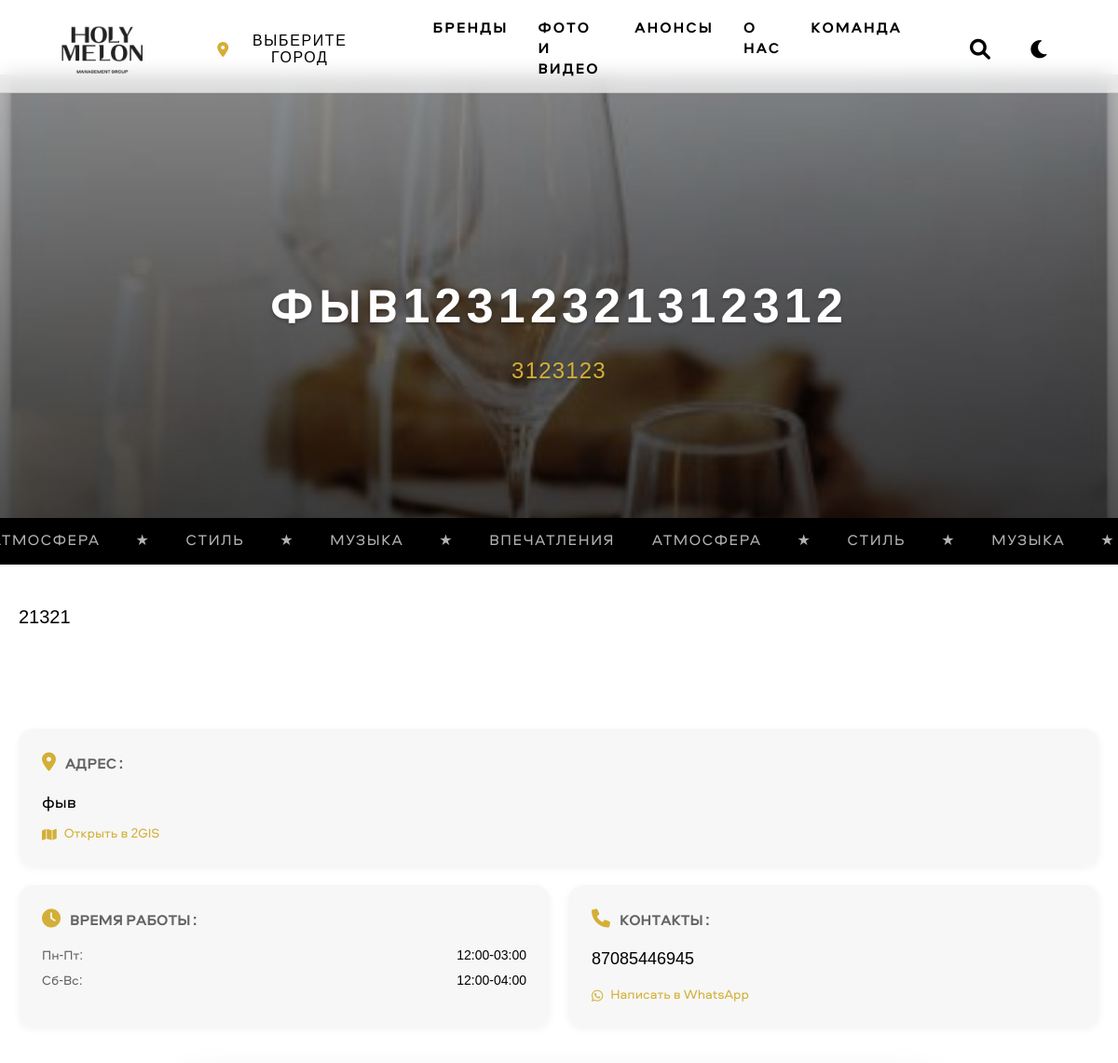
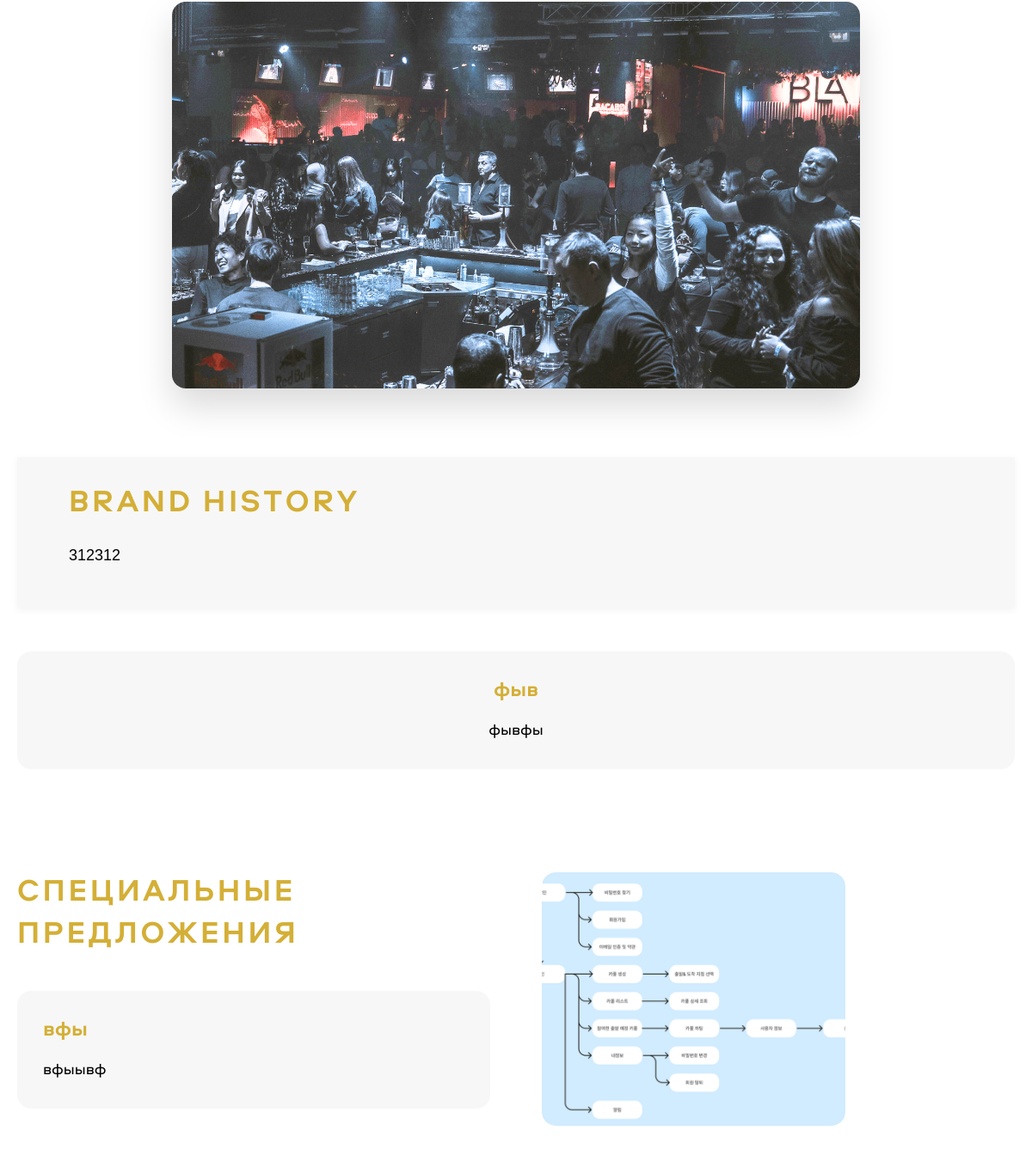
The page /brands/fyv12312321312312/ on the database its author committed (2 pictures, top to bottom).
### main/models.py (models this page shows, shortened)
class Brand(models.Model):
    name = models.CharField('Название', max_length=100)
    slug = models.SlugField('URL', unique=True, blank=True)
    subtitle = models.CharField('Подзаголовок', max_length=200, blank=True)
    description = models.TextField('Описание', blank=True)
    brand_history = models.TextField('История бренда', blank=True)
    rating = models.IntegerField('Рейтинг', default=5, choices=[(i, str(i)) for i in range(1, 6)])
    ticker_text = models.TextField(
        verbose_name='Текст бегущей строки',
        blank=True,
        help_text='Каждое слово или фраза с новой строки'
    )
    location = models.ForeignKey(City, on_delete=models.PROTECT, verbose_name='Город')
    address = models.CharField('Адрес', max_length=255, blank=True)
    phone = models.CharField('Телефон', max_length=20, blank=True)
    whatsapp = models.CharField('WhatsApp', max_length=20, blank=True)
    two_gis = models.URLField('2GIS', blank=True)
    work_hours_weekdays = models.CharField('Время работы (Пн-Пт)', max_length=50, blank=True)
    work_hours_weekends = models.CharField('Время работы (Сб-Вс)', max_length=50, blank=True)
    hero_image = models.ImageField('Hero изображение (верхний баннер)', upload_to='brands/hero/', blank=True)
    main_image = models.ImageField('Главное изображение (карточка)', upload_to='brands/main/', blank=True)
    class Meta:
        verbose_name = 'Бренд'
        verbose_name_plural = 'Бренды'

class TopGalleryImage(models.Model):
    brand = models.ForeignKey(Brand, on_delete=models.CASCADE, related_name='top_gallery')
    image = models.ImageField('Изображение', upload_to='brands/top_gallery/')
    class Meta:
        verbose_name = 'Изображение верхней галереи'
        verbose_name_plural = 'Верхняя галерея'

class Feature(models.Model):
    brand = models.ForeignKey(Brand, on_delete=models.CASCADE, related_name='features')
    title = models.CharField('Заголовок', max_length=200)
    description = models.TextField('Описание')
    class Meta:
        verbose_name = 'Особенность'
        verbose_name_plural = 'Особенности'

class SpecialOffer(models.Model):
    brand = models.ForeignKey(Brand, on_delete=models.CASCADE, related_name='special_offers')
    title = models.CharField('Заголовок', max_length=200)
    description = models.TextField('Описание')
    class Meta:
        verbose_name = 'Акция'
        verbose_name_plural = 'Акции'

class BottomGalleryImage(models.Model):
    brand = models.ForeignKey(Brand, on_delete=models.CASCADE, related_name='bottom_gallery')
    image = models.ImageField('Изображение', upload_to='brands/bottom_gallery/')
    class Meta:
        verbose_name = 'Изображение нижней галереи'
        verbose_name_plural = 'Нижняя галерея'

### main/views.py (the view)
# urls.py: path('brands/<slug:slug>/', views.brand_detail, name='brand_detail'),
def brand_detail(request, slug):
    brand = get_object_or_404(Brand, slug=slug)
    current_city_id = request.session.get('current_city_id')
    current_city = City.objects.get(id=current_city_id).name if current_city_id else None
    context = {
        'brand': brand,
        'cities': City.objects.filter(is_active=True).order_by('order', 'name'),
        'current_city': current_city,
        'top_gallery': brand.top_gallery.all(),
        'bottom_gallery': brand.bottom_gallery.all()
    }
    return render(request, 'main/brand_detail.html', context)

### main/context_processors.py (called while the page is built)
def cities(request):
    current_city_id = request.session.get('current_city_id')
    try:
        current_city = City.objects.get(id=current_city_id).name if current_city_id else None
    except City.DoesNotExist:
        current_city = None
    return {
        'cities': City.objects.filter(is_active=True).order_by('order', 'name'),
        'current_city': current_city
    }

### main/templates/main/brand_detail.html (shortened to what this page needs)
{% extends 'main/base.html' %}
{% load static %}
{% block extra_css %}
<link rel="stylesheet" href="{% static 'css/brand-detail.css' %}">
{% endblock %}
{% block content %}
<div class="brand-detail">
    <section class="brand-hero">
        {% if brand.hero_image %}
        <div class="brand-hero__image-container">
            <img src="{{ brand.hero_image.url }}"
                 alt="{{ brand.name }}"
                 class="brand-hero__image">
            <div class="brand-hero__overlay"></div>
            <div class="brand-hero__content">
                <h1 class="brand-hero__title">{{ brand.name }}</h1>
                {% if brand.subtitle %}
                <p class="brand-hero__subtitle">{{ brand.subtitle }}</p>
                {% endif %}
            </div>
        </div>
        {% endif %}
    </section>
    <div class="ticker">
        <div class="ticker__content">
            <span>АТМОСФЕРА</span>
            <span class="ticker__divider">★</span>
            <span>СТИЛЬ</span>
            <span class="ticker__divider">★</span>
            <span>МУЗЫКА</span>
            <span class="ticker__divider">★</span>
            <span>ВПЕЧАТЛЕНИЯ</span>
            <span>АТМОСФЕРА</span>
            <span class="ticker__divider">★</span>
            <span>СТИЛЬ</span>
            <span class="ticker__divider">★</span>
            <span>МУЗЫКА</span>
            <span class="ticker__divider">★</span>
        </div>
    </div>
    <div class="brand-section">
        <div class="top-section">
            <div class="info-column">
                <div class="brand-description">
                    {{ brand.description|linebreaks }}
                </div>
                <div class="contact-info">
                    {% if brand.address %}
                    <div class="contact-item full-width">
                        <div class="contact-content">
                            <div class="contact-header">
                                <div class="contact-icon">
                                    <i class="fas fa-map-marker-alt"></i>
                                </div>
                                <h3>АДРЕС</h3>
                            </div>
                            <div class="address-line">
                                <p>{{ brand.address }}</p>
                                {% if brand.two_gis %}
                                <a href="{{ brand.two_gis }}" target="_blank" rel="noopener">
                                    <i class="fas fa-map"></i>
                                    Открыть в 2GIS
                                </a>
                                {% endif %}
                            </div>
                        </div>
                    </div>
                    {% endif %}
                    <div class="contact-row">
                        {% if brand.work_hours_weekdays or brand.work_hours_weekends %}
                        <div class="contact-item">
                            <div class="contact-content">
                                <div class="contact-header">
                                    <div class="contact-icon">
                                        <i class="fas fa-clock"></i>
                                    </div>
                                    <h3>ВРЕМЯ РАБОТЫ</h3>
                                </div>
                                <div class="work-hours">
                                    {% if brand.work_hours_weekdays %}
                                    <div class="work-day">
                                        <span>Пн-Пт:</span>
                                        <span>{{ brand.work_hours_weekdays }}</span>
                                    </div>
                                    {% endif %}
                                    {% if brand.work_hours_weekends %}
                                    <div class="work-day">
                                        <span>Сб-Вс:</span>
                                        <span>{{ brand.work_hours_weekends }}</span>
                                    </div>
                                    {% endif %}
                                </div>
                            </div>
                        </div>
                        {% endif %}
                        {% if brand.phone or brand.whatsapp %}
                        <div class="contact-item">
                            <div class="contact-content">
                                <div class="contact-header">
                                    <div class="contact-icon">
                                        <i class="fas fa-phone"></i>
                                    </div>
                                    <h3>КОНТАКТЫ</h3>
                                </div>
                                {% if brand.phone %}
                                <p>{{ brand.phone }}</p>
                                {% endif %}
                                {% if brand.whatsapp %}
                                <div class="contact-links">
                                    <a href="https://wa.me/{{ brand.whatsapp }}" target="_blank" rel="noopener">
                                        <i class="fab fa-whatsapp"></i>
                                        Написать в WhatsApp
                                    </a>
                                </div>
                                {% endif %}
                            </div>
                        </div>
                        {% endif %}
                    </div>
                </div>
            </div>
            <div class="gallery-column">
                {% if top_gallery %}
                <div class="main-slider">
                    <div class="main-image">
                        <img src="{{ top_gallery.0.image.url }}" alt="{{ brand.name }}" class="main-slide">
                    </div>
                </div>
                {% endif %}
            </div>
        </div>
        {% if brand.brand_history %}
        <div class="brand-history">
            <div class="brand-history-inner">
                <div class="brand-history-header">
                    <h2>BRAND HISTORY</h2>
                </div>
                <div class="history-content">
                    {{ brand.brand_history|linebreaks }}
                </div>
            </div>
        </div>
        {% endif %}
        {% if brand.features.exists %}
        <div class="brand-features">
            <div class="brand-features-inner">
                <div class="features-list">
                    {% for feature in brand.features.all %}
                    <div class="feature-item">
                        <h3>{{ feature.title }}</h3>
                        <p>{{ feature.description }}</p>
                    </div>
                    {% endfor %}
                </div>
            </div>
        </div>
        {% endif %}
        <div class="bottom-section">
            {% if brand.special_offers.exists %}
            <div class="offers-column">
                <h2>СПЕЦИАЛЬНЫЕ ПРЕДЛОЖЕНИЯ</h2>
                <div class="offers-list">
                    {% for offer in brand.special_offers.all %}
                    <div class="offer-item">
                        <h3>{{ offer.title }}</h3>
                        <p>{{ offer.description }}</p>
                    </div>
                    {% endfor %}
                </div>
            </div>
            {% endif %}
            {% if bottom_gallery %}
            <div class="bottom-gallery">
                {% for image in bottom_gallery %}
                <div class="gallery-item">
                    <img src="{{ image.image.url }}" alt="{{ brand.name }}">
                </div>
                {% endfor %}
            </div>
            {% endif %}
        </div>
    </div>
</div>
{% endblock %}

### main/static/css/style.css (style rules this page uses)
:root { --color-black: #000000; --color-white: #FFFFFF; --color-gold: #D4AF37; --header-dark: rgba(0, 0, 0, 0.7); --header-light: rgba(255, 255, 255, 0.7); --header-height: 100px; --header-height-mobile: 80px; --container-width: 1920px; --container-padding: 60px; --container-padding-mobile: 20px; --light-bg: #FFFFFF; --light-text: #000000; --light-text-secondary: rgba(0, 0, 0, 0.7); --dark-bg: #000000; --dark-text: #FFFFFF; --dark-text-secondary: rgba(255, 255, 255, 0.7); --icon-size: 44px; --icon-size-mobile: 40px; --icon-size-small: 36px; }
* { margin: 0; padding: 0; box-sizing: border-box; }
html { font-size: 62.5%; }
body { font-family: 'Aeroport', sans-serif; font-size: 1.6rem; background: var(--color-black); color: var(--color-white); min-height: 100vh; }
.ticker { flex: 1; height: 40px; position: relative; overflow: hidden; }
.ticker__content { display: flex; align-items: center; white-space: nowrap; padding-right: 50px; }
.ticker__content span { display: inline-block; padding: 0 30px; font-size: 1.4rem; font-weight: 500; letter-spacing: 0.1em; color: rgba(255, 255, 255, 0.8); }
.ticker__divider { color: var(--color-gold); margin: 0 8px; font-size: 1.2rem; display: inline-flex; align-items: center; }
@media (max-width: 1920px) { :root { --container-padding: 40px; } }
@media (max-width: 1400px) { :root { --container-padding: 40px; } }
@media (max-width: 1400px) { .brand-hero__title { font-size: 3.6rem; } }
@media (max-width: 1400px) { .brand-hero__subtitle { font-size: 2rem; } }
@media (max-width: 1200px) { :root { --container-padding: 30px; } }
@media (max-width: 1200px) { .features-list { grid-template-columns: repeat(2, 1fr); gap: 25px; } }
body.light { background: var(--light-bg); color: var(--light-text); }
body.light .ticker__content span { color: rgba(255, 255, 255, 0.7) !important; }
body.light .ticker__divider { color: var(--color-gold) !important; }
.brand-detail { padding: 6rem 0; background: var(--color-black); margin-top: var(--header-height); }
body.light .brand-detail { background: var(--light-bg); }
.brand-section { max-width: var(--container-width); width: 100%; margin: 0 auto; padding: 0 var(--container-padding); }
.brand-description { font-size: 18px; line-height: 1.6; margin-bottom: 40px; }
body.light .brand-description { color: var(--light-text); }
.brand-history { max-width: 800px; margin: 80px auto; text-align: center; }
.brand-history p { font-size: 18px; line-height: 1.8; margin-bottom: 20px; }
.feature-item { text-align: center; padding: 30px; background: rgba(255, 255, 255, 0.05); border-radius: 16px; }
body.light .feature-item { background: rgba(0, 0, 0, 0.03); }
.feature-item h3 { font-size: 24px; margin-bottom: 15px; color: var(--color-gold); }
.offer-item { background: rgba(255, 255, 255, 0.05); padding: 2rem; border-radius: 16px; margin-bottom: 2rem; }
body.light .offer-item { background: rgba(0, 0, 0, 0.03); }
.offer-item h3 { font-size: 24px; color: var(--color-gold); margin-bottom: 10px; }
.ticker, .brand-ticker { width: 100%; overflow: hidden; position: relative; background: transparent; display: flex; align-items: center; height: 100%; }

### rows shown on the page
Brand: hero_image (picture), name "ФЫВ12312321312312", subtitle "3123123", description "21321", address "фыв", work_hours_weekdays "12:00-03:00", work_hours_weekends "12:00-04:00", phone "87085446945", brand_history "312312"
TopGalleryImage: image (picture)
Feature: title "фыв", description "фывфы"
SpecialOffer: title "вфы", description "вфыывф"
BottomGalleryImage: image (picture)

### other values the page prints
{{ current_city|default:"ВЫБЕРИТЕ ГОРОД" }} "ВЫБЕРИТЕ ГОРОД"
